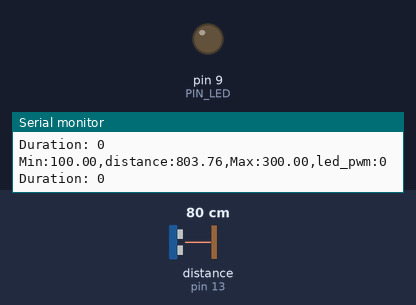
Bench run of a sketch on a simulated Arduino Uno, built with avr-gcc and run on an emulated ATmega328P. Shown: output pins drawn as LEDs (lit = HIGH), the last lines printed to the serial monitor. Wiring (inferred from the names in the program): ultrasonic range finder: trigger pin 12; echo pin 13. The test bench sets the inputs (shaded band); at power-on: distance to the obstacle (sensor on pin 13) 80 cm. The echo pulse lasts 58.3 µs per cm; pins used as bus, display or sensor lines are not drawn.

Above: at 1.2 s.
1.3 s: distance to the obstacle (sensor on pin 13) set to 18 cm
At 1.8 s:
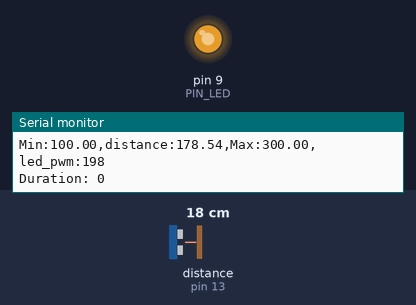
2.8 s: distance to the obstacle (sensor on pin 13) set to 2 cm
At 4.1 s:
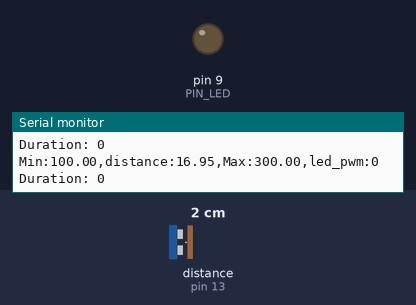
Timing chart, 0 to 5.8 s (numbered marks = the images above; inputs shaded):
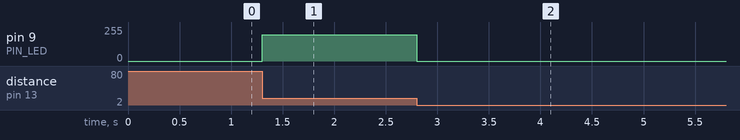

The sketch:

08_example_2.ino
```cpp
// Arduino pin assignment
#define PIN_LED  9
#define PIN_TRIG 12   // Sonar sensor TRIGGER
#define PIN_ECHO 13   // Sonar sensor ECHO

// Configurable parameters
#define SND_VEL 346.0     // sound velocity at 24 celsius degree (unit: m/sec)
#define INTERVAL 25      // sampling interval (unit: msec)
#define PULSE_DURATION 10 // ultra-sound Pulse Duration (unit: usec)
#define _DIST_MIN 100.0   // minimum distance to be measured (unit: mm)
#define _DIST_MAX 300.0   // maximum distance to be measured (unit: mm)
#define TIMEOUT ((INTERVAL / 2) * 1000.0) // max echo waiting time (usec)
#define SCALE (0.001 * 0.5 * SND_VEL) // convert duration to distance

unsigned long last_sampling_time = 0; // msec

void setup() {
  pinMode(PIN_LED, OUTPUT);
  pinMode(PIN_TRIG, OUTPUT);  // sonar TRIGGER
  pinMode(PIN_ECHO, INPUT);   // sonar ECHO
  digitalWrite(PIN_TRIG, LOW);
  Serial.begin(57600);
}

void loop() {
  if (millis() < (last_sampling_time + INTERVAL))
    return;

  float distance = USS_measure(PIN_TRIG, PIN_ECHO);

  int led_pwm = 0; // default: LED OFF (최소 밝기)

  if ((distance == 0.0) || (distance > _DIST_MAX) || (distance < _DIST_MIN)) {
    led_pwm = 0;
  } else {
    // 200mm에서 255, 100mm/300mm에서 0, 150/250mm에서 127이 되도록 비례식 적용
    if (distance <= 200.0)
      led_pwm = map((int)distance, 100, 200, 0, 255);
    else
      led_pwm = map((int)distance, 200, 300, 255, 0);
    // 100~200mm: 밝기 0→255, 200~300mm: 밝기 255→0
  }

  analogWrite(PIN_LED, led_pwm);

  Serial.print("Min:");        Serial.print(_DIST_MIN);
  Serial.print(",distance:");  Serial.print(distance);
  Serial.print(",Max:");       Serial.print(_DIST_MAX);
  Serial.print(",led_pwm:");   Serial.print(led_pwm);
  Serial.println();
  unsigned long duration = pulseIn(PIN_ECHO, HIGH, TIMEOUT);
  Serial.print("Duration: ");
  Serial.println(duration);

  last_sampling_time += INTERVAL;
}

// 초음파 측정 함수
float USS_measure(int TRIG, int ECHO)
{
  digitalWrite(TRIG, HIGH);
  delayMicroseconds(PULSE_DURATION);
  digitalWrite(TRIG, LOW);

  return pulseIn(ECHO, HIGH, TIMEOUT) * SCALE; // mm
}
```

Measured:
- after the input at 1.3 s, pin 9 (PIN_LED): 0/255 → 198/255 at once
- after the input at 2.8 s, pin 9 (PIN_LED): 198/255 → 0/255 at once
